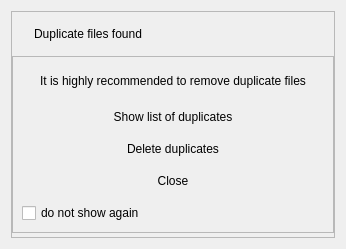
<?xml version="1.0" encoding="UTF-8"?>
<ui version="4.0">
 <class>DlgDup</class>
 <widget class="QWidget" name="DlgDup">
  <property name="geometry">
   <rect>
    <x>0</x>
    <y>0</y>
    <width>346</width>
    <height>245</height>
   </rect>
  </property>
  <property name="windowTitle">
   <string>File duplicates</string>
  </property>
  <layout class="QVBoxLayout" name="verticalLayout_4">
   <item>
    <widget class="QFrame" name="dlg_frame">
     <property name="frameShape">
      <enum>QFrame::StyledPanel</enum>
     </property>
     <property name="frameShadow">
      <enum>QFrame::Raised</enum>
     </property>
     <property name="lineWidth">
      <number>1</number>
     </property>
     <layout class="QVBoxLayout" name="verticalLayout_3">
      <property name="spacing">
       <number>0</number>
      </property>
      <property name="leftMargin">
       <number>0</number>
      </property>
      <property name="topMargin">
       <number>0</number>
      </property>
      <property name="rightMargin">
       <number>0</number>
      </property>
      <property name="bottomMargin">
       <number>4</number>
      </property>
      <item>
       <widget class="QFrame" name="ttl_frame">
        <layout class="QHBoxLayout" name="horizontalLayout" stretch="0,1">
         <property name="leftMargin">
          <number>9</number>
         </property>
         <property name="topMargin">
          <number>6</number>
         </property>
         <property name="rightMargin">
          <number>9</number>
         </property>
         <property name="bottomMargin">
          <number>6</number>
         </property>
         <item>
          <widget class="QLabel" name="ico">
           <property name="sizePolicy">
            <sizepolicy hsizetype="Preferred" vsizetype="Preferred">
             <horstretch>0</horstretch>
             <verstretch>0</verstretch>
            </sizepolicy>
           </property>
           <property name="minimumSize">
            <size>
             <width>3</width>
             <height>32</height>
            </size>
           </property>
           <property name="text">
            <string/>
           </property>
          </widget>
         </item>
         <item>
          <widget class="QLabel" name="txt1">
           <property name="text">
            <string>Duplicate files found</string>
           </property>
           <property name="textFormat">
            <enum>Qt::PlainText</enum>
           </property>
          </widget>
         </item>
        </layout>
       </widget>
      </item>
      <item>
       <widget class="QFrame" name="dup_frame">
        <property name="minimumSize">
         <size>
          <width>0</width>
          <height>177</height>
         </size>
        </property>
        <property name="frameShape">
         <enum>QFrame::StyledPanel</enum>
        </property>
        <property name="frameShadow">
         <enum>QFrame::Raised</enum>
        </property>
        <layout class="QVBoxLayout" name="verticalLayout_2">
         <property name="leftMargin">
          <number>9</number>
         </property>
         <property name="topMargin">
          <number>9</number>
         </property>
         <property name="rightMargin">
          <number>9</number>
         </property>
         <property name="bottomMargin">
          <number>9</number>
         </property>
         <item>
          <widget class="QLabel" name="txt2">
           <property name="text">
            <string>It is highly recommended to remove duplicate files</string>
           </property>
           <property name="alignment">
            <set>Qt::AlignCenter</set>
           </property>
           <property name="wordWrap">
            <bool>true</bool>
           </property>
           <property name="margin">
            <number>0</number>
           </property>
          </widget>
         </item>
         <item>
          <widget class="QFrame" name="dup_btns">
           <layout class="QVBoxLayout" name="verticalLayout">
            <property name="spacing">
             <number>0</number>
            </property>
            <property name="leftMargin">
             <number>0</number>
            </property>
            <property name="topMargin">
             <number>0</number>
            </property>
            <property name="rightMargin">
             <number>0</number>
            </property>
            <property name="bottomMargin">
             <number>0</number>
            </property>
            <item>
             <widget class="QPushButton" name="show_btn">
              <property name="minimumSize">
               <size>
                <width>0</width>
                <height>32</height>
               </size>
              </property>
              <property name="text">
               <string>Show list of duplicates</string>
              </property>
              <property name="autoDefault">
               <bool>false</bool>
              </property>
              <property name="flat">
               <bool>true</bool>
              </property>
             </widget>
            </item>
            <item>
             <widget class="QPushButton" name="del_btn">
              <property name="minimumSize">
               <size>
                <width>0</width>
                <height>32</height>
               </size>
              </property>
              <property name="text">
               <string>Delete duplicates</string>
              </property>
              <property name="autoDefault">
               <bool>false</bool>
              </property>
              <property name="flat">
               <bool>true</bool>
              </property>
             </widget>
            </item>
            <item>
             <widget class="QPushButton" name="close_btn">
              <property name="minimumSize">
               <size>
                <width>0</width>
                <height>32</height>
               </size>
              </property>
              <property name="text">
               <string>Close</string>
              </property>
              <property name="autoDefault">
               <bool>false</bool>
              </property>
              <property name="flat">
               <bool>true</bool>
              </property>
             </widget>
            </item>
           </layout>
          </widget>
         </item>
         <item>
          <widget class="QCheckBox" name="checkBox">
           <property name="text">
            <string>do not show again</string>
           </property>
          </widget>
         </item>
        </layout>
       </widget>
      </item>
     </layout>
    </widget>
   </item>
  </layout>
 </widget>
 <resources/>
 <connections/>
</ui>
